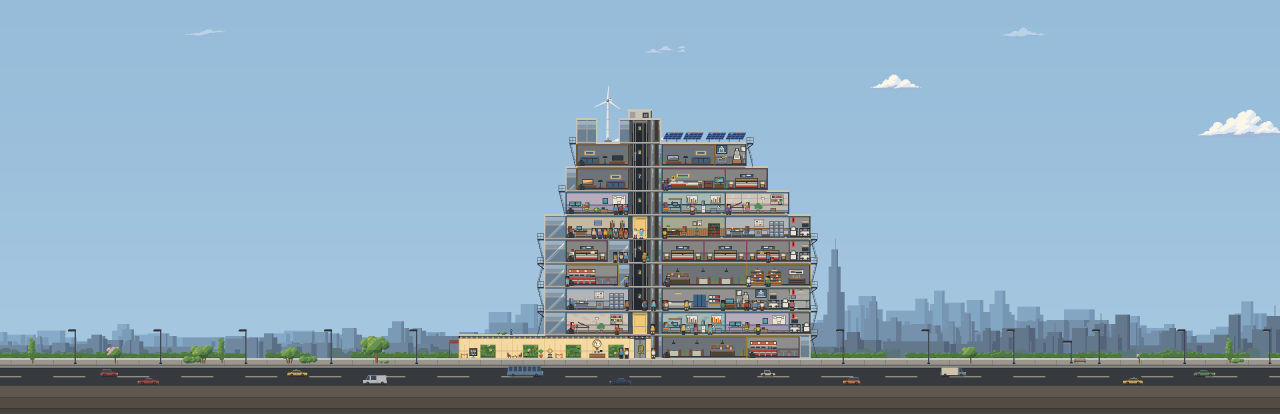
#> input picture steam/assets/capsules/library_hero.png, 3840 x 1240 px (shown at 1/3 size); its folder holds 3 pictures in this run
$ python make_media.py
#> lines starting #> are read from the running program, lines starting #| are printed output that depends on the picture
#!/usr/bin/env python3
"""Make the website's pictures and trailer from the Steam kit.

    python3 website/make_media.py            # everything
    python3 website/make_media.py images     # pictures only
    python3 website/make_media.py trailer    # the web trailer only

Run it by hand when the Steam kit changes; the results in website/static/media
are committed, so the deploy itself needs neither Pillow nor ffmpeg.

Sources (all made by the game, see steam/):
  steam/assets/capsules/library_hero.png   the hero: the showcase tower at 2x
  steam/assets/capsules/library_logo.png   the title logo, transparent
  steam/assets/screenshots/*.jpg           1920x1080, interface on
  steam/trailer/*-express-small.mp4        the "Express to the Top" cut (git-ignored,
                                           made by steam/trailer/make3.py express)
"""
import subprocess
import sys
from pathlib import Path

from PIL import Image

ROOT = Path(__file__).resolve().parent.parent
STEAM = ROOT / "steam"
OUT = ROOT / "website" / "static" / "media"

# The trailer's end card says OUT NOW ON STEAM. Until that is true the web cut
# stops on the crown, just before it (the card starts at 65.7 s).
TRAILER = STEAM / "trailer" / "happy-highrise-launch-trailer-express-small.mp4"
TRAILER_END = 65.5
TRAILER_FADE = 0.8


def save_webp(im, path, quality=84):
    im.save(path, "WEBP", quality=quality, method=6)
    print(f"  {path.relative_to(ROOT)}  {im.size[0]}x{im.size[1]}  {path.stat().st_size // 1024} KB")


def images():
    OUT.mkdir(parents=True, exist_ok=True)
    caps = STEAM / "assets" / "capsules"

    # The hero is drawn at 2x game pixels. Halving it with NEAREST gives the
    # exact 1x picture, a quarter of the bytes, and the browser scales it back
    # up with image-rendering: pixelated, so it stays crisp at any size.
    hero = Image.open(caps / "library_hero.png").convert("RGB")
#> hero is the input picture: PIL image 3840x1240 RGB; mean R, G, B 140.8, 166.9, 185.6
    hero = hero.resize((hero.width // 2, hero.height // 2), Image.NEAREST)
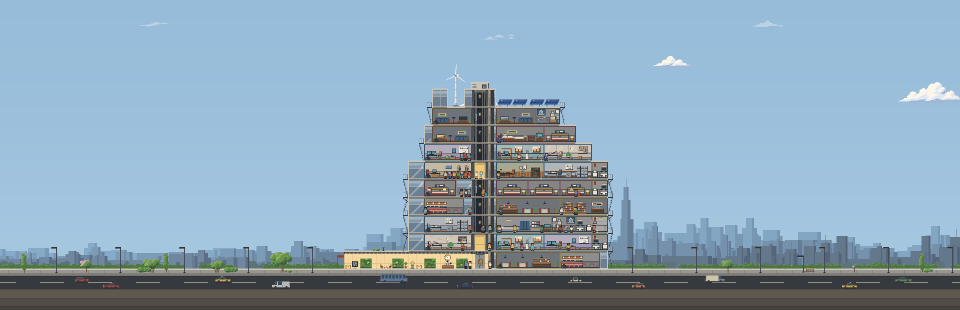
#> hero: PIL image 1920x620 RGB (shown at 1/2 size); mean R, G, B 140.7, 166.9, 185.6
    hero.save(OUT / "hero.png", optimize=True)
    print(f"  hero.png {hero.size}  {(OUT / 'hero.png').stat().st_size // 1024} KB")
#|   hero.png (1920, 620)  58 KB

    # The logo is painted, not on a pixel grid: scale it smoothly.
#> (the run stopped early here; a loop or call above may not have finished)
